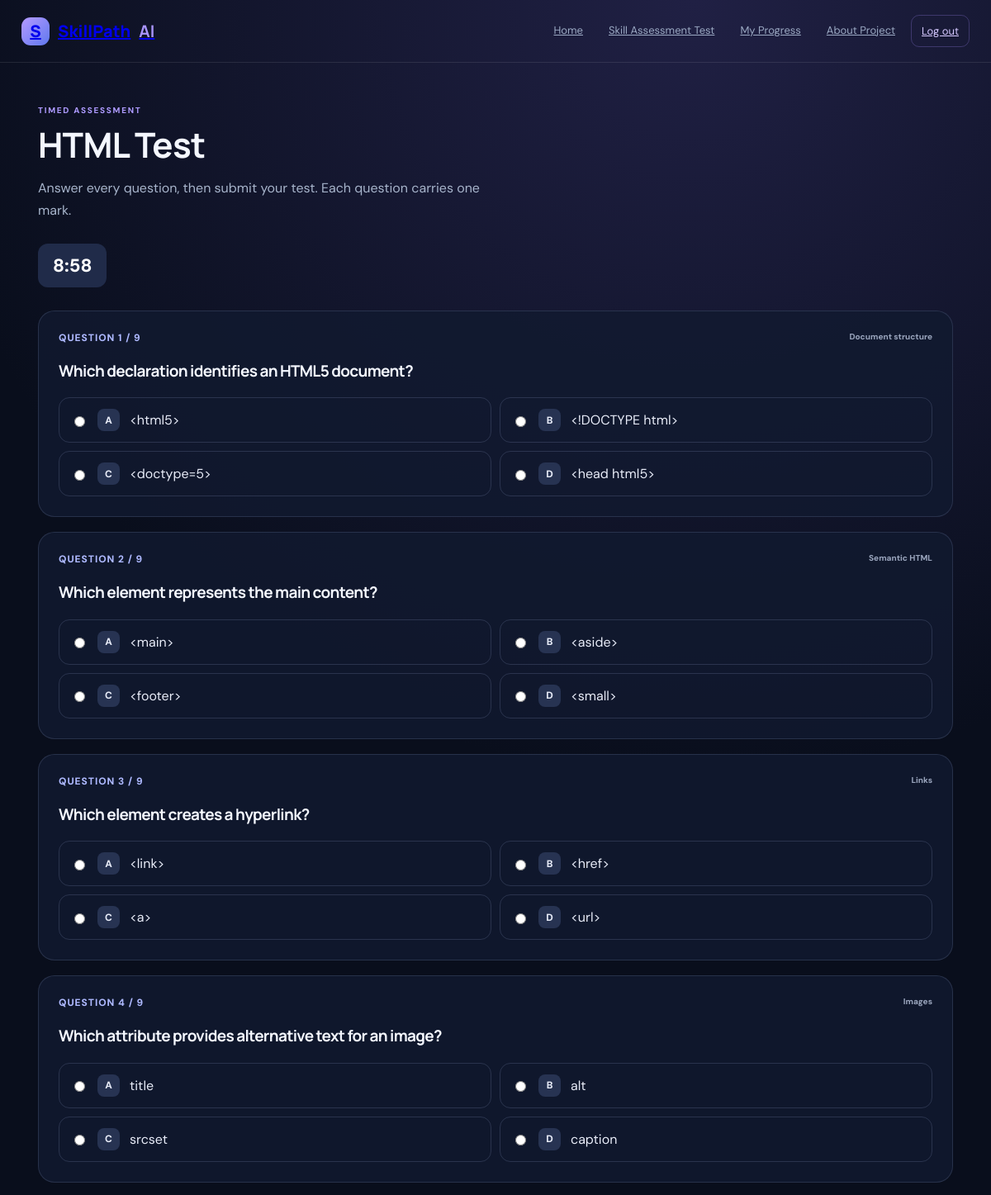
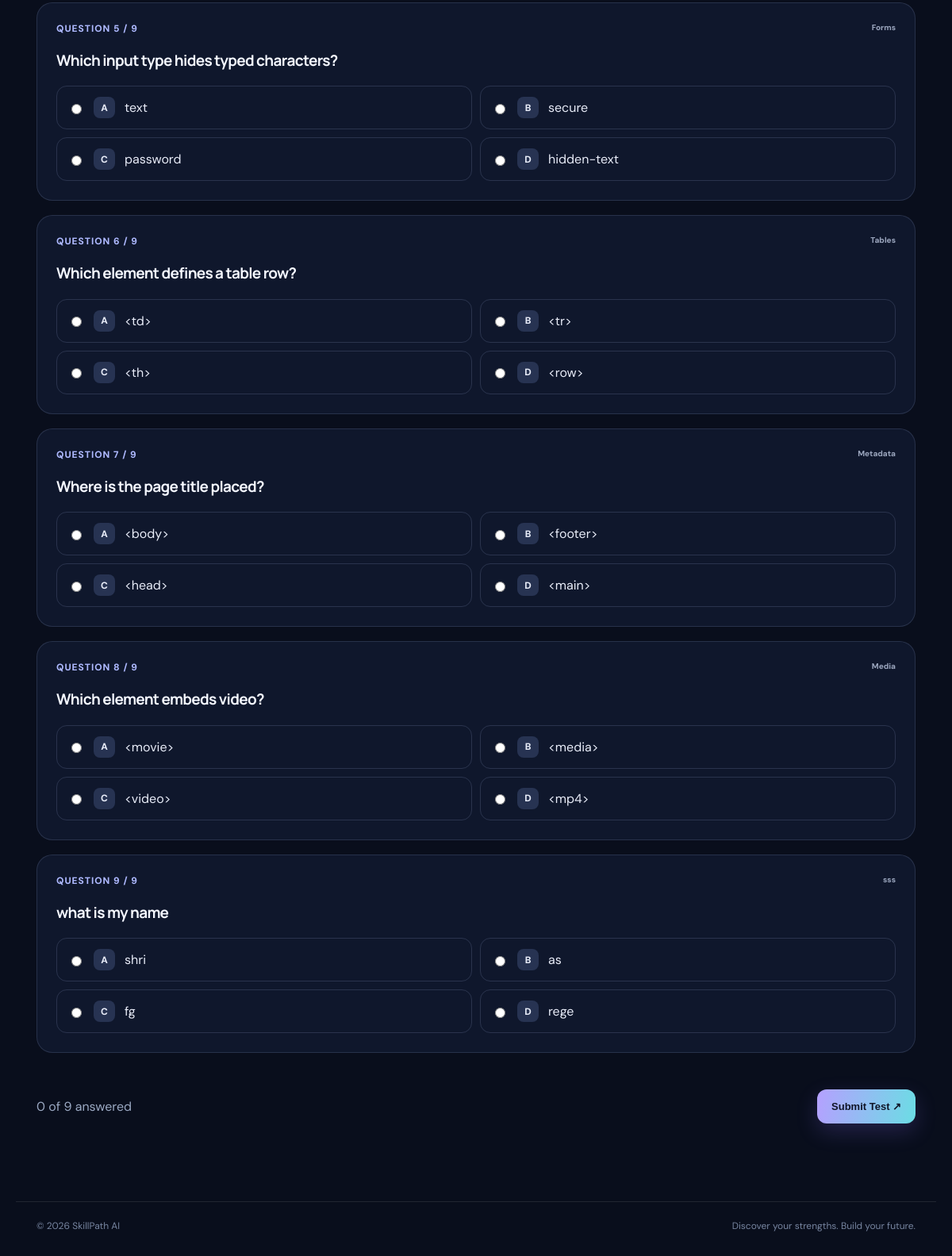
The app's page /quiz/HTML (signed in) with its own data (2 pictures, top to bottom).
### tables this page shows
CREATE TABLE questions (
            id TEXT PRIMARY KEY, category TEXT NOT NULL, topic TEXT NOT NULL,
            question TEXT NOT NULL, options_json TEXT NOT NULL, answer TEXT NOT NULL,
            created_at TEXT DEFAULT CURRENT_TIMESTAMP
        );

### app.py (the view)
@app.route("/quiz/<category>", methods=["GET"])
def take_quiz(category):
    user = session.get("student")
    if not user:
        flash("Please log in to take an online test.", "error")
        return redirect(url_for("login"))
    questions = get_question_bank().get(category)
    if not questions:
        flash("No questions are available for this subject yet. Please contact the administrator.", "error")
        return redirect(url_for("assessment"))
    safe_questions = [{"id": q["id"], "topic": q["topic"], "question": q["question"], "options": q["options"]} for q in questions]
    return render_template("quiz.html", category=category, questions=safe_questions, minutes=max(5, len(questions)))

### app.py (called while the page is built)
def get_question_bank():
    with sqlite3.connect(QUIZ_DB) as con:
        con.row_factory = sqlite3.Row
        rows = con.execute("SELECT * FROM questions ORDER BY category, id").fetchall()
    bank = {}
    for row in rows:
        q = dict(row)
        q["options"] = json.loads(q.pop("options_json"))
        bank.setdefault(q["category"], []).append(q)
    return bank

@app.context_processor
def globals_for_templates():
    return {"student": session.get("student"), "is_admin": session.get("is_admin", False)}

### templates/quiz.html (shortened to what this page needs)
{% extends "base.html" %}{% block title %}{{ category }} Test{% endblock %}{% block content %}<header class="page-head quiz-head"><span class="eyebrow">TIMED ASSESSMENT</span><h1>{{ category }} Test</h1><p>Answer every question, then submit your test. Each question carries one mark.</p><div class="timer" id="quizTimer" data-minutes="{{ minutes }}">{{ minutes }}:00</div></header><form method="post" action="{{ url_for('submit_quiz') }}" id="quizForm"><input type="hidden" name="category" value="{{ category }}">{% for q in questions %}<section class="question-card"><div class="question-meta"><span>QUESTION {{ loop.index }} / {{ questions|length }}</span><small>{{ q.topic }}</small></div><h2>{{ q.question }}</h2><div class="options">{% for key,value in q.options.items() %}<label class="option"><input type="radio" name="q_{{ q.id }}" value="{{ key }}"><span class="option-key">{{ key }}</span><span>{{ value }}</span></label>{% endfor %}</div></section>{% endfor %}<div class="quiz-submit"><p id="answeredCount">0 of {{ questions|length }} answered</p><button class="btn primary" type="submit" onclick="return confirm('Submit your test now?')">Submit Test ↗</button></div></form>{% endblock %}

### templates/base.html (shortened to what this page needs)
<!doctype html><html lang="en"><head><link rel="stylesheet" href="{{ url_for('static',filename='css/style.css') }}"></head><body><header class="topbar"><a class="brand" href="{{ url_for('home') }}"><span class="brand-mark">S</span> <b>AI</b></a><nav id="navLinks">{% if is_admin %}<a href="{{ url_for('home') }}">Home</a><a href="{{ url_for('admin_question_bank') }}">Question Bank</a><a href="{{ url_for('admin_logout') }}" class="logout">Admin Log out</a>{% elif student %}<a href="{{ url_for('home') }}">Home</a><a href="{{ url_for('assessment') }}">Skill Assessment Test</a><a href="{{ url_for('progress') }}">My Progress</a><a href="{{ url_for('about') }}">About Project</a><a class="logout" href="{{ url_for('logout') }}">Log out</a>{% else %}<a href="{{ url_for('home') }}">Home</a><a href="{{ url_for('login') }}">Student Login</a><a href="{{ url_for('register') }}">Create Account</a><a href="{{ url_for('about') }}">About Project</a><a href="{{ url_for('admin_login') }}">Admin Login</a>{% endif %}</nav></header><main class="shell">{% block content %}{% endblock %}</main><footer>© 2026 SkillPath AI <span>Discover your strengths. Build your future.</span></footer></body></html>

### static/css/style.css (style rules this page uses)
:root { --bg:#090e1c;--panel:#111a2c;--line:#ffffff18;--text:#f4f7ff;--muted:#9ba9c3;--purple:#a58aff;--cyan:#65dce4 }
* { box-sizing:border-box }
body { margin:0;background:radial-gradient(circle at 70% 0,#202044 0,transparent 30%),var(--bg);color:var(--text);font-family:"DM Sans",sans-serif;overflow-x:hidden }
.topbar { height:76px;max-width:1200px;padding:0 26px;margin:auto;display:flex;align-items:center;justify-content:space-between;border-bottom:1px solid var(--line);position:relative;z-index:4 }
.brand { font:800 20px Manrope,sans-serif;display:flex;gap:10px;align-items:center }
.brand b { color:#a995ff }
.brand-mark { display:grid;place-items:center;width:34px;height:34px;border-radius:11px;background:linear-gradient(135deg,#b59aff,#5f78ef) }
nav { display:flex;gap:7px }
nav a { padding:10px 12px;color:var(--muted);font-size:13px;border-radius:10px }
nav .logout { border:1px solid #a58aff44;color:#d5c8ff }
.shell { max-width:1160px;margin:auto;padding:40px 26px 70px;min-height:calc(100vh - 140px) }
footer { max-width:1160px;margin:auto;border-top:1px solid var(--line);padding:22px 26px 30px;color:#7785a0;font-size:12px;display:flex;justify-content:space-between }
.eyebrow { color:#ad9aff;font-size:10px;letter-spacing:1.7px;font-weight:800 }
h1,h2,h3 { font-family:Manrope,sans-serif;letter-spacing:-.7px }
h1 { font-size:clamp(35px,5vw,57px);line-height:1.1 }
h2 { font-size:25px }
p { line-height:1.7 }
.hero-copy>p,.page-head p { color:#a7b4cb;max-width:570px }
.btn { display:inline-flex;align-items:center;justify-content:center;padding:14px 18px;border-radius:12px;font-weight:700;font-size:13px;border:0;cursor:pointer }
.primary { background:linear-gradient(100deg,#b5a0ff,#6bdde4);color:#101528;box-shadow:0 10px 28px #8d75ff33 }
.page-head { max-width:720px;margin:5px 0 28px }
.page-head h1 { font-size:42px;margin:10px 0 }
.quiz-card,.question-card { padding:24px;border:1px solid rgba(150,165,210,.18);border-radius:20px;background:rgba(18,26,48,.82) }
.quiz-head { position:relative }
.timer { display:inline-flex;padding:12px 18px;margin-top:10px;border-radius:12px;background:#202b49;color:#fff;font-weight:800;font-size:22px;font-variant-numeric:tabular-nums }
.question-card { margin:18px 0 }
.question-meta { display:flex;justify-content:space-between;gap:12px;color:#aeb9ff;font-size:12px;font-weight:800;letter-spacing:.08em }
.question-meta small { color:#9aa5bd;letter-spacing:0 }
.question-card h2 { font-size:19px;line-height:1.5;margin:18px 0 }
.options { display:grid;grid-template-columns:repeat(2,minmax(0,1fr));gap:10px }
.option { display:flex;align-items:center;gap:12px;padding:13px;border:1px solid rgba(150,165,210,.2);border-radius:13px;cursor:pointer;color:#e8ecf8 }
.option input { accent-color:#8d85ff }
.option-key { display:grid;place-items:center;width:27px;height:27px;border-radius:8px;background:#273352;font-size:12px;font-weight:800 }
.quiz-submit { display:flex;align-items:center;justify-content:space-between;gap:16px;padding:20px 0 }
.quiz-submit p { color:var(--muted,#aab2c8) }

### records on screen
questions: questions "9", topic "Document structure", question "Which declaration identifies an HTML5 document?", options "A" "B" "C" "D", options "<html5>" "<!DOCTYPE html>" "<doctype=5>" "<head html5>"
questions: questions "9", topic "Semantic HTML", question "Which element represents the main content?", options "A" "B" "C" "D", options "<main>" "<aside>" "<footer>" "<small>"
questions: questions "9", topic "Links", question "Which element creates a hyperlink?", options "A" "B" "C" "D", options "<link>" "<href>" "<a>" "<url>"
questions: questions "9", topic "Images", question "Which attribute provides alternative text for an image?", options "A" "B" "C" "D", options "title" "alt" "srcset" "caption"
questions: questions "9", topic "Forms", question "Which input type hides typed characters?", options "A" "B" "C" "D", options "text" "secure" "password" "hidden-text"
questions: questions "9", topic "Tables", question "Which element defines a table row?", options "A" "B" "C" "D", options "<td>" "<tr>" "<th>" "<row>"
questions: questions "9", topic "Metadata", question "Where is the page title placed?", options "A" "B" "C" "D", options "<body>" "<footer>" "<head>" "<main>"
questions: questions "9", topic "Media", question "Which element embeds video?", options "A" "B" "C" "D", options "<movie>" "<media>" "<video>" "<mp4>"
questions: questions "9", topic "sss", question "what is my name", options "A" "B" "C" "D", options "shri" "as" "fg" "rege"

### other values on screen
{{ category }} "HTML"
{{ questions|length }} "9"
